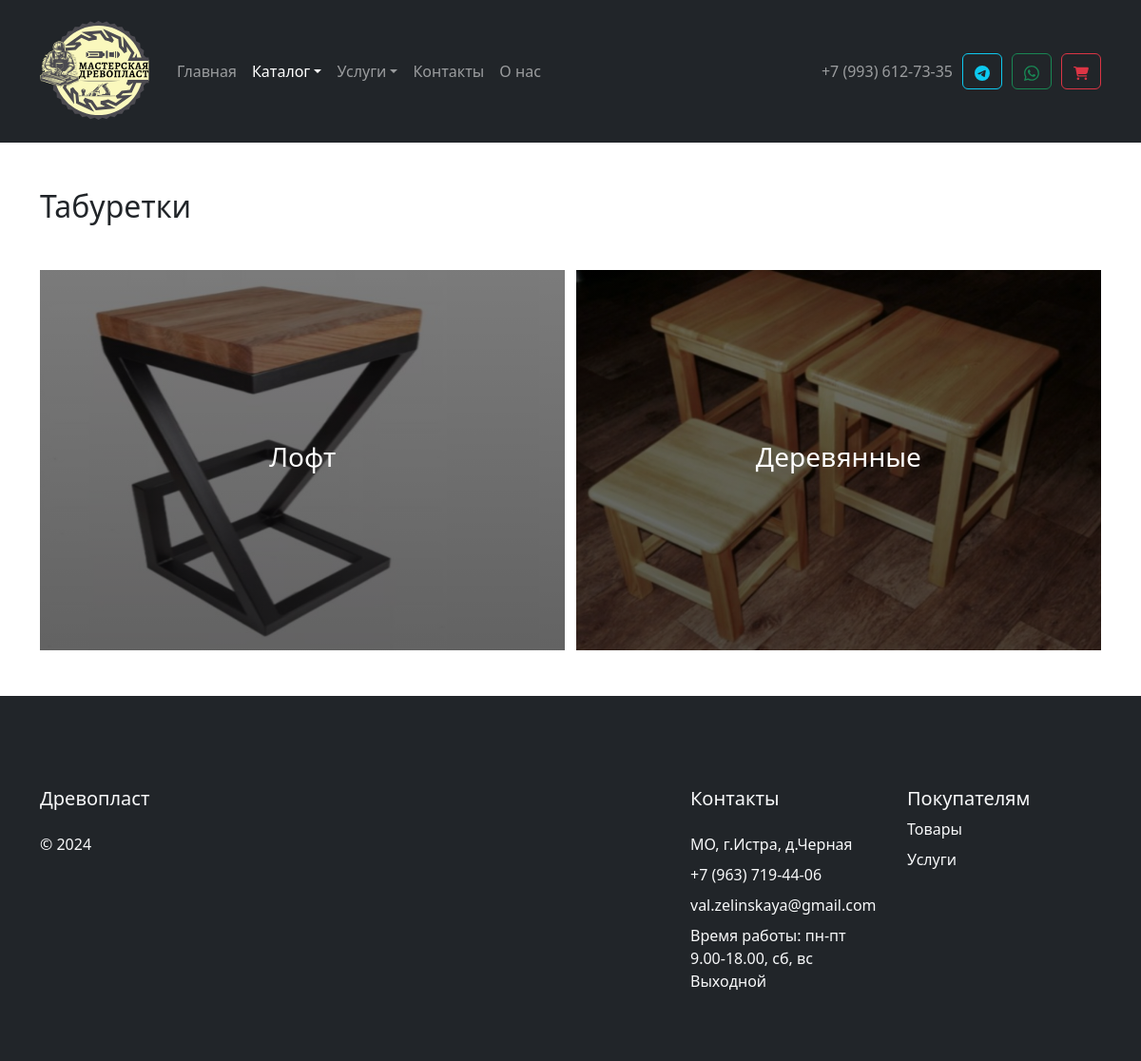
The page /catalog/stools/index.php on the database its author committed.
### tables this page shows
CREATE TABLE `categories` (
  `id` int(3) NOT NULL,
  `name` varchar(100) NOT NULL,
  `image` varchar(100) NOT NULL,
  `description` varchar(1000) NOT NULL,
  `category_link` varchar(50) NOT NULL,
  `category_order` int(11) NOT NULL COMMENT 'Порядок вывода на странице'
);

CREATE TABLE `subcategories` (
  `id` int(10) NOT NULL,
  `name` varchar(100) NOT NULL,
  `image` varchar(100) NOT NULL,
  `link` varchar(100) NOT NULL,
  `category` int(10) NOT NULL,
  `description` varchar(100) NOT NULL
);

### catalog/stools/index.php (called while the page is built)
<?
$category_id = 2;
$folder = 'stools';
require($_SERVER['DOCUMENT_ROOT'] . '/catalog/show_subcategories.php');

### catalog/show_subcategories.php (the view, shortened to what this page needs)
<?
include_once $_SERVER['DOCUMENT_ROOT'] . "/modules/header.php";
require($_SERVER['DOCUMENT_ROOT'] . '/database/db.php');
$sql = 'SELECT * FROM subcategories WHERE category = ' . $category_id;
$result = $conn->query($sql);
$category_name = $conn->query('SELECT name FROM categories WHERE id = ' . $category_id)->fetch_assoc();
if ($result->num_rows != 0) {
  $subcategories = $result->fetch_all(MYSQLI_ASSOC);
}
?>
<div class="container my-5">
  <h2 class="mb-5"><?= $category_name['name'] ?></h2>
  <div class="subcategories-wrapper d-flex justify-content-between">
    <?php foreach ($subcategories as $subcategory): ?>
      <div class="subcategory-card">
        <a href="<?= '/catalog/' . $folder . '/products?sub=' . $subcategory['id']; ?>">
          <img class="subcategory-img" src="/assets/images/subcategories/<?= $subcategory['image'];?>" alt="">
          <div class="ki-overlay">
            <div class="subcategory-name">
              <p class="h3"><?= $subcategory['name']; ?></p>
            </div>
          </div>
        </a>
      </div>
    <?php endforeach; ?>
  </div>
</div>
<? include_once $_SERVER['DOCUMENT_ROOT'] . "/modules/footer.php"; ?>

### assets/css/style.css (style rules this page uses)
body { min-height: 100vh; display: flex; flex-direction: column; }
.subcategories-wrapper { flex: 1; flex-wrap: wrap; row-gap: 10px; }
.subcategory-card { box-sizing: border-box; width: 49.5%; height: 400px; cursor: pointer; position: relative; }
.subcategory-img { width: 100%; height: 100%; position: absolute; }
.subcategory-name { text-align: center; }
.ki-overlay { position: absolute; width: 100%; height: 100%; display: flex; justify-content: center; align-items: center; opacity: 1; background: linear-gradient(to top, rgba(0, 0, 0, 0.60), rgba(0, 0, 0, 0.50)); transition: all .3s; color: #fff; }

### rows shown on the page
categories: name "Табуретки"
subcategories: image (picture), name "Лофт"
subcategories: image (picture), name "Деревянные"
